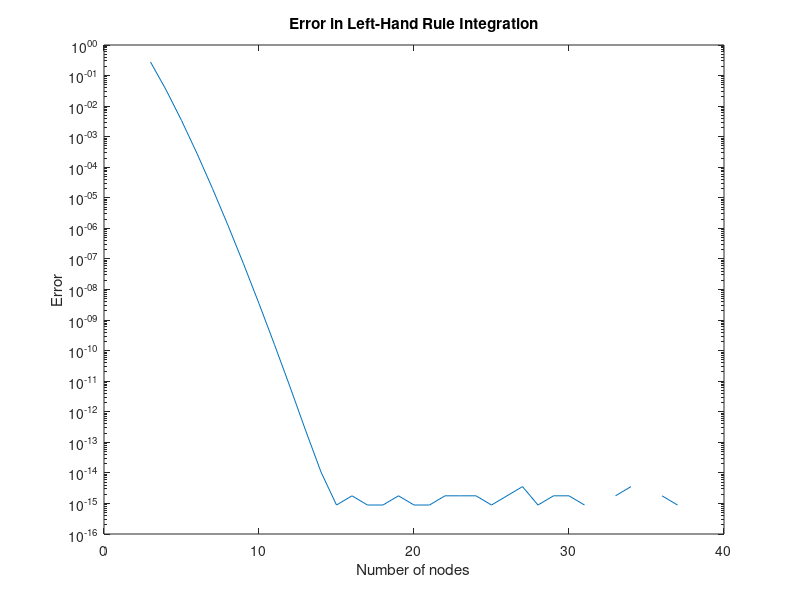

Write the MATLAB code that produced this figure.
%%
ans = 2*pi*besseli(0,1); % Correct integral computation
N = 40; % Maximum number of nodes
a = -pi;
b = pi;
f = @(x) exp(cos(x));

err = zeros(1, N-2); % Adjust error array size
% Left-hand rule approximation
for n = 3:N
    h = (b-a)/n;
    x = a + (0:n-1) * h;
    res = h * sum(f(x));
    err(n-2) = abs(res - ans);
end
fig2 = figure;
semilogy(3:N, err); % Correct plotting range
xlabel('Number of nodes');
ylabel('Error');
title('Error in Left-Hand Rule Integration');

                          
